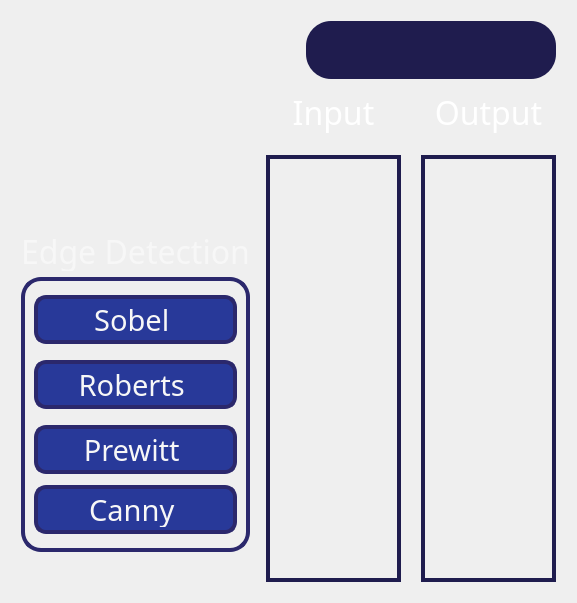
      <widget class="QWidget" name="edgeTab">
       <attribute name="title">
        <string>Edges</string>
       </attribute>
       <layout class="QGridLayout" name="gridLayout_12" columnstretch="0,2" columnminimumwidth="0,0">
        <item row="0" column="0">
         <layout class="QVBoxLayout" name="verticalLayout_29">
          <property name="leftMargin">
           <number>10</number>
          </property>
          <item>
           <spacer name="verticalSpacer">
            <property name="orientation">
             <enum>Qt::Vertical</enum>
            </property>
            <property name="sizeType">
             <enum>QSizePolicy::Maximum</enum>
            </property>
            <property name="sizeHint" stdset="0">
             <size>
              <width>20</width>
              <height>220</height>
             </size>
            </property>
           </spacer>
          </item>
          <item>
           <widget class="QLabel" name="edgeLabel">
            <property name="maximumSize">
             <size>
              <width>16777215</width>
              <height>40</height>
             </size>
            </property>
            <property name="font">
             <font>
              <family>Impact</family>
              <pointsize>24</pointsize>
              <bold>false</bold>
             </font>
            </property>
            <property name="styleSheet">
             <string notr="true">QLabel{
	color: rgb(247, 247, 247);
background: rgba(74, 74, 74, 0);
	border:none;
}</string>
            </property>
            <property name="text">
             <string>Edge Detection</string>
            </property>
            <property name="textFormat">
             <enum>Qt::AutoText</enum>
            </property>
            <property name="alignment">
             <set>Qt::AlignCenter</set>
            </property>
           </widget>
          </item>
          <item>
           <widget class="QFrame" name="frame_3">
            <property name="styleSheet">
             <string notr="true">QFrame{
	border-radius:20px;
	border: 4px solid rgb(43, 40, 108);
}</string>
            </property>
            <property name="frameShape">
             <enum>QFrame::StyledPanel</enum>
            </property>
            <property name="frameShadow">
             <enum>QFrame::Raised</enum>
            </property>
            <layout class="QGridLayout" name="gridLayout_5">
             <item row="1" column="0">
              <layout class="QHBoxLayout" name="horizontalLayout_14">
               <property name="topMargin">
                <number>5</number>
               </property>
               <property name="bottomMargin">
                <number>5</number>
               </property>
               <item>
                <widget class="QPushButton" name="sobelEdge">
                 <property name="minimumSize">
                  <size>
                   <width>0</width>
                   <height>0</height>
                  </size>
                 </property>
                 <property name="maximumSize">
                  <size>
                   <width>16777215</width>
                   <height>16777215</height>
                  </size>
                 </property>
                 <property name="font">
                  <font>
                   <family>Impact</family>
                   <pointsize>22</pointsize>
                   <bold>false</bold>
                  </font>
                 </property>
                 <property name="layoutDirection">
                  <enum>Qt::LeftToRight</enum>
                 </property>
                 <property name="autoFillBackground">
                  <bool>false</bool>
                 </property>
                 <property name="styleSheet">
                  <string notr="true">QPushButton{
appearance: button;
backface-visibility: hidden;
background-color: #283999;
border-radius: 12px;
border: 4px solid rgb(43, 40, 108);
box-shadow: rgba(50, 50, 93, .1) 0 0 0 1px inset,rgba(50, 50, 93, .1) 0 2px 5px 0,rgba(0, 0, 0, .07) 0 1px 1px 0;
	color: rgb(247, 247, 247);
cursor: pointer;
font-size: 100%;
height: 35px;
padding: 3px 5px;
position: relative;
text-align: center;
}
QPushButton:hover{
background-color: #3348c1;
}
QPushButton:pressed{
background-color: #1c2973;
}</string>
                 </property>
                 <property name="text">
                  <string>Sobel </string>
                 </property>
                 <property name="autoDefault">
                  <bool>false</bool>
                 </property>
                </widget>
               </item>
              </layout>
             </item>
             <item row="2" column="0">
              <layout class="QHBoxLayout" name="horizontalLayout_13">
               <property name="topMargin">
                <number>5</number>
               </property>
               <property name="bottomMargin">
                <number>5</number>
               </property>
               <item>
                <widget class="QPushButton" name="robertsEdge">
                 <property name="minimumSize">
                  <size>
                   <width>0</width>
                   <height>0</height>
                  </size>
                 </property>
                 <property name="maximumSize">
                  <size>
                   <width>16777215</width>
                   <height>16777215</height>
                  </size>
                 </property>
                 <property name="font">
                  <font>
                   <family>Impact</family>
                   <pointsize>22</pointsize>
                   <bold>false</bold>
                  </font>
                 </property>
                 <property name="layoutDirection">
                  <enum>Qt::LeftToRight</enum>
                 </property>
                 <property name="autoFillBackground">
                  <bool>false</bool>
                 </property>
                 <property name="styleSheet">
                  <string notr="true">QPushButton{
appearance: button;
backface-visibility: hidden;
background-color: #283999;
border-radius: 12px;
border: 4px solid rgb(43, 40, 108);
box-shadow: rgba(50, 50, 93, .1) 0 0 0 1px inset,rgba(50, 50, 93, .1) 0 2px 5px 0,rgba(0, 0, 0, .07) 0 1px 1px 0;
	color: rgb(247, 247, 247);
cursor: pointer;
font-size: 100%;
height: 35px;
padding: 3px 5px;
position: relative;
text-align: center;
}
QPushButton:hover{
background-color: #3348c1;
}
QPushButton:pressed{
background-color: #1c2973;
}</string>
                 </property>
                 <property name="text">
                  <string>Roberts </string>
                 </property>
                 <property name="autoDefault">
                  <bool>false</bool>
                 </property>
                </widget>
               </item>
              </layout>
             </item>
             <item row="3" column="0">
              <layout class="QHBoxLayout" name="horizontalLayout_12">
               <property name="topMargin">
                <number>5</number>
               </property>
               <property name="bottomMargin">
                <number>5</number>
               </property>
               <item>
                <widget class="QPushButton" name="prewittEdge">
                 <property name="minimumSize">
                  <size>
                   <width>0</width>
                   <height>0</height>
                  </size>
                 </property>
                 <property name="maximumSize">
                  <size>
                   <width>16777215</width>
                   <height>16777215</height>
                  </size>
                 </property>
                 <property name="font">
                  <font>
                   <family>Impact</family>
                   <pointsize>22</pointsize>
                   <bold>false</bold>
                  </font>
                 </property>
                 <property name="layoutDirection">
                  <enum>Qt::LeftToRight</enum>
                 </property>
                 <property name="autoFillBackground">
                  <bool>false</bool>
                 </property>
                 <property name="styleSheet">
                  <string notr="true">QPushButton{
appearance: button;
backface-visibility: hidden;
background-color: #283999;
border-radius: 12px;
border: 4px solid rgb(43, 40, 108);
box-shadow: rgba(50, 50, 93, .1) 0 0 0 1px inset,rgba(50, 50, 93, .1) 0 2px 5px 0,rgba(0, 0, 0, .07) 0 1px 1px 0;
	color: rgb(247, 247, 247);
cursor: pointer;
font-size: 100%;
height: 35px;
padding: 3px 5px;
position: relative;
text-align: center;
}
QPushButton:hover{
background-color: #3348c1;
}
QPushButton:pressed{
background-color: #1c2973;
}</string>
                 </property>
                 <property name="text">
                  <string>Prewitt </string>
                 </property>
                 <property name="autoDefault">
                  <bool>false</bool>
                 </property>
                </widget>
               </item>
              </layout>
             </item>
             <item row="4" column="0">
              <layout class="QHBoxLayout" name="horizontalLayout_11">
               <property name="bottomMargin">
                <number>5</number>
               </property>
               <item>
                <widget class="QPushButton" name="cannyEdge">
                 <property name="minimumSize">
                  <size>
                   <width>0</width>
                   <height>0</height>
                  </size>
                 </property>
                 <property name="maximumSize">
                  <size>
                   <width>16777215</width>
                   <height>16777215</height>
                  </size>
                 </property>
                 <property name="font">
                  <font>
                   <family>Impact</family>
                   <pointsize>22</pointsize>
                   <bold>false</bold>
                  </font>
                 </property>
                 <property name="layoutDirection">
                  <enum>Qt::LeftToRight</enum>
                 </property>
                 <property name="autoFillBackground">
                  <bool>false</bool>
                 </property>
                 <property name="styleSheet">
                  <string notr="true">QPushButton{
appearance: button;
backface-visibility: hidden;
background-color: #283999;
border-radius: 12px;
border: 4px solid rgb(43, 40, 108);
box-shadow: rgba(50, 50, 93, .1) 0 0 0 1px inset,rgba(50, 50, 93, .1) 0 2px 5px 0,rgba(0, 0, 0, .07) 0 1px 1px 0;
	color: rgb(247, 247, 247);
cursor: pointer;
font-size: 100%;
height: 35px;
padding: 3px 5px;
position: relative;
text-align: center;
}
QPushButton:hover{
background-color: #3348c1;
}
QPushButton:pressed{
background-color: #1c2973;
}</string>
                 </property>
                 <property name="text">
                  <string>Canny </string>
                 </property>
                 <property name="autoDefault">
                  <bool>false</bool>
                 </property>
                </widget>
               </item>
              </layout>
             </item>
            </layout>
           </widget>
          </item>
          <item>
           <spacer name="verticalSpacer_11">
            <property name="orientation">
             <enum>Qt::Vertical</enum>
            </property>
            <property name="sizeHint" stdset="0">
             <size>
              <width>20</width>
              <height>40</height>
             </size>
            </property>
           </spacer>
          </item>
         </layout>
        </item>
        <item row="0" column="1">
         <layout class="QVBoxLayout" name="verticalLayout_9">
          <property name="leftMargin">
           <number>10</number>
          </property>
          <property name="topMargin">
           <number>10</number>
          </property>
          <property name="rightMargin">
           <number>10</number>
          </property>
          <property name="bottomMargin">
           <number>10</number>
          </property>
          <item>
           <layout class="QHBoxLayout" name="horizontalLayout_9">
            <item>
             <spacer name="horizontalSpacer_2">
              <property name="orientation">
               <enum>Qt::Horizontal</enum>
              </property>
              <property name="sizeHint" stdset="0">
               <size>
                <width>40</width>
                <height>20</height>
               </size>
              </property>
             </spacer>
            </item>
            <item>
             <widget class="QFrame" name="frame_12">
              <property name="minimumSize">
               <size>
                <width>250</width>
                <height>0</height>
               </size>
              </property>
              <property name="maximumSize">
               <size>
                <width>400</width>
                <height>16777215</height>
               </size>
              </property>
              <property name="styleSheet">
               <string notr="true">background-color: #1f1c4e;
border-radius:25px;</string>
              </property>
              <property name="frameShape">
               <enum>QFrame::StyledPanel</enum>
              </property>
              <property name="frameShadow">
               <enum>QFrame::Raised</enum>
              </property>
              <layout class="QGridLayout" name="gridLayout_4">
               <property name="leftMargin">
                <number>0</number>
               </property>
               <property name="rightMargin">
                <number>0</number>
               </property>
               <property name="verticalSpacing">
                <number>10</number>
               </property>
               <item row="0" column="0">
                <layout class="QHBoxLayout" name="horizontalLayout_10">
                 <property name="spacing">
                  <number>5</number>
                 </property>
                 <item>
                  <widget class="QPushButton" name="importButton_2">
                   <property name="minimumSize">
                    <size>
                     <width>60</width>
                     <height>40</height>
                    </size>
                   </property>
                   <property name="maximumSize">
                    <size>
                     <width>50</width>
                     <height>70</height>
                    </size>
                   </property>
                   <property name="toolTip">
                    <string>Upload File</string>
                   </property>
                   <property name="styleSheet">
                    <string notr="true">QPushButton {
    appearance: button;
    background: rgba(74, 74, 74, 0);
    border-radius: 10px;
	
	image: url(icons/upload-square-svgrepo-com.png);
	icon-size: 40px; /* Set the desired icon size */
}

QPushButton:hover {
    background-color: rgb(255, 255, 255);
	image: url(icons/upload-square-svgrepo-com (1).png);
	icon-size: 40px; /* Set the desired icon size */
}
QPushButton:pressed {
    background-color: #A0A0A0; /* Set the desired color when the button is pressed */
}</string>
                   </property>
                   <property name="text">
                    <string/>
                   </property>
                  </widget>
                 </item>
                 <item>
                  <widget class="QPushButton" name="resetButton_2">
                   <property name="minimumSize">
                    <size>
                     <width>60</width>
                     <height>40</height>
                    </size>
                   </property>
                   <property name="maximumSize">
                    <size>
                     <width>50</width>
                     <height>70</height>
                    </size>
                   </property>
                   <property name="toolTip">
                    <string>&lt;html&gt;&lt;head/&gt;&lt;body&gt;&lt;p&gt;Reset&lt;/p&gt;&lt;/body&gt;&lt;/html&gt;</string>
                   </property>
                   <property name="styleSheet">
                    <string notr="true">QPushButton {
    appearance: button;
    background: rgba(74, 74, 74, 0);
    border-radius: 20px;
	
	image: url(icons/reset-svgrepo-com.png);
	icon-size: 40px; /* Set the desired icon size */
}

QPushButton:hover {
    background-color: rgb(255, 255, 255);
	image: url(icons/reset-svgrepo-com (1).png);
	icon-size: 40px; /* Set the desired icon size */
}
QPushButton:pressed {
    background-color: #A0A0A0; /* Set the desired color when the button is pressed */
}</string>
                   </property>
                   <property name="text">
                    <string/>
                   </property>
                   <property name="iconSize">
                    <size>
                     <width>40</width>
                     <height>40</height>
                    </size>
                   </property>
                  </widget>
                 </item>
                 <item>
                  <widget class="QPushButton" name="clearButton_2">
                   <property name="minimumSize">
                    <size>
                     <width>60</width>
                     <height>40</height>
                    </size>
                   </property>
                   <property name="maximumSize">
                    <size>
                     <width>50</width>
                     <height>70</height>
                    </size>
                   </property>
                   <property name="toolTip">
                    <string>&lt;html&gt;&lt;head/&gt;&lt;body&gt;&lt;p&gt;Clear&lt;/p&gt;&lt;/body&gt;&lt;/html&gt;</string>
                   </property>
                   <property name="styleSheet">
                    <string notr="true">QPushButton {
    appearance: button;
    background: rgba(74, 74, 74, 0);
    border-radius: 20px;
	
	image: url(icons/clear-circle-svgrepo-com.png);
	icon-size: 40px; /* Set the desired icon size */
}

QPushButton:hover {
    background-color: rgb(255, 255, 255);
	
	image: url(icons/clear-circle-svgrepo-com (1).png);
	icon-size: 40px; /* Set the desired icon size */
}
QPushButton:pressed {
    background-color: #A0A0A0; /* Set the desired color when the button is pressed */
}</string>
                   </property>
                   <property name="text">
                    <string/>
                   </property>
                   <property name="iconSize">
                    <size>
                     <width>40</width>
                     <height>40</height>
                    </size>
                   </property>
                  </widget>
                 </item>
                </layout>
               </item>
              </layout>
             </widget>
            </item>
           </layout>
          </item>
          <item>
           <layout class="QHBoxLayout" name="horizontalLayout_6">
            <property name="spacing">
             <number>20</number>
            </property>
            <property name="topMargin">
             <number>5</number>
            </property>
            <item>
             <layout class="QVBoxLayout" name="verticalLayout_10" stretch="0,4">
              <item>
               <widget class="QLabel" name="inputLabel_edge">
                <property name="font">
                 <font>
                  <family>Impact</family>
                  <pointsize>24</pointsize>
                  <bold>false</bold>
                 </font>
                </property>
                <property name="styleSheet">
                 <string notr="true">QLabel{
	color: white;
	border:none;
}</string>
                </property>
                <property name="text">
                 <string>Input</string>
                </property>
                <property name="alignment">
                 <set>Qt::AlignCenter</set>
                </property>
               </widget>
              </item>
              <item>
               <widget class="QWidget" name="edgeInput" native="true">
                <property name="styleSheet">
                 <string notr="true">	border: 4px solid #1f1c4e;
</string>
                </property>
               </widget>
              </item>
             </layout>
            </item>
            <item>
             <layout class="QVBoxLayout" name="verticalLayout_21" stretch="0,4">
              <item>
               <widget class="QLabel" name="outputLabel_edge">
                <property name="font">
                 <font>
                  <family>Impact</family>
                  <pointsize>24</pointsize>
                  <bold>false</bold>
                 </font>
                </property>
                <property name="styleSheet">
                 <string notr="true">QLabel{
	color: white;
	border:none;
}</string>
                </property>
                <property name="text">
                 <string>Output</string>
                </property>
                <property name="alignment">
                 <set>Qt::AlignCenter</set>
                </property>
               </widget>
              </item>
              <item>
               <widget class="QWidget" name="edgeOutput" native="true">
                <property name="styleSheet">
                 <string notr="true">	border: 4px solid #1f1c4e;</string>
                </property>
               </widget>
              </item>
             </layout>
            </item>
           </layout>
          </item>
         </layout>
        </item>
       </layout>
      </widget>
